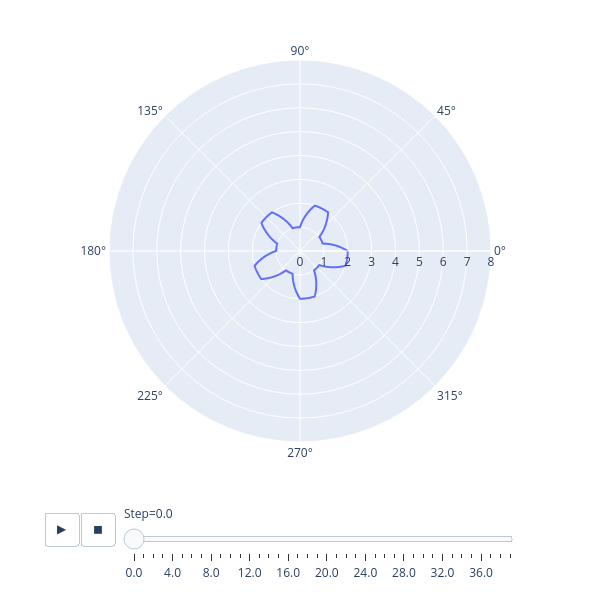

Source (notebook cell):
### Code cell
fig = px.line_polar(df, r="R", theta="TD", line_close=True,
                    range_r=[0,Rub], animation_frame="Step", 
                    direction= "counterclockwise", start_angle=0,
                    #color_discrete_sequence=px.colors.sequential.Plasma_r, 
                    #template="plotly_dark",)
                    width=600, height=600
                    )
fig.show()

### Figure 1 — Plotly figure (JSON) as saved in the notebook; plotly's stock layout.template omitted (floating-point values rounded to 4 significant figures; data arrays with more than 128 entries replaced by an {"elided": "..."} marker saying what was removed)
{"data": [{"hovertemplate": "Step=0.0<br>R=%{r}<br>TD=%{theta}<extra></extra>", "legendgroup": "", "line": {"color": "#636efa", "dash": "solid"}, "marker": {"symbol": "circle"}, "mode": "lines", "name": "", "r": {"elided": "1001 float values"}, "showlegend": false, "subplot": "polar", "theta": {"elided": "1001 float values"}, "type": "scatterpolar"}], "layout": {"height": 600, "legend": {"tracegroupgap": 0}, "margin": {"t": 60}, "polar": {"angularaxis": {"direction": "counterclockwise", "rotation": 0}, "domain": {"x": [0, 1], "y": [0, 1]}, "radialaxis": {"range": [0, 8]}}, "sliders": [{"active": 0, "currentvalue": {"prefix": "Step="}, "len": 0.9, "pad": {"b": 10, "t": 60}, "steps": [{"args": [["0.0"], {"frame": {"duration": 0, "redraw": true}, "fromcurrent": true, "mode": "immediate", "transition": {"duration": 0, "easing": "linear"}}], "label": "0.0", "method": "animate"}, {"args": [["1.0"], {"frame": {"duration": 0, "redraw": true}, "fromcurrent": true, "mode": "immediate", "transition": {"duration": 0, "easing": "linear"}}], "label": "1.0", "method": "animate"}, {"args": [["2.0"], {"frame": {"duration": 0, "redraw": true}, "fromcurrent": true, "mode": "immediate", "transition": {"duration": 0, "easing": "linear"}}], "label": "2.0", "method": "animate"}, {"args": [["3.0"], {"frame": {"duration": 0, "redraw": true}, "fromcurrent": true, "mode": "immediate", "transition": {"duration": 0, "easing": "linear"}}], "label": "3.0", "method": "animate"}, {"args": [["4.0"], {"frame": {"duration": 0, "redraw": true}, "fromcurrent": true, "mode": "immediate", "transition": {"duration": 0, "easing": "linear"}}], "label": "4.0", "method": "animate"}, {"args": [["5.0"], {"frame": {"duration": 0, "redraw": true}, "fromcurrent": true, "mode": "immediate", "transition": {"duration": 0, "easing": "linear"}}], "label": "5.0", "method": "animate"}, {"args": [["6.0"], {"frame": {"duration": 0, "redraw": true}, "fromcurrent": true, "mode": "immediate", "transition": {"duration": 0, "easing": "linear"}}], "label": "6.0", "method": "animate"}, {"args": [["7.0"], {"frame": {"duration": 0, "redraw": true}, "fromcurrent": true, "mode": "immediate", "transition": {"duration": 0, "easing": "linear"}}], "label": "7.0", "method": "animate"}, {"args": [["8.0"], {"frame": {"duration": 0, "redraw": true}, "fromcurrent": true, "mode": "immediate", "transition": {"duration": 0, "easing": "linear"}}], "label": "8.0", "method": "animate"}, {"args": [["9.0"], {"frame": {"duration": 0, "redraw": true}, "fromcurrent": true, "mode": "immediate", "transition": {"duration": 0, "easing": "linear"}}], "label": "9.0", "method": "animate"}, {"args": [["10.0"], {"frame": {"duration": 0, "redraw": true}, "fromcurrent": true, "mode": "immediate", "transition": {"duration": 0, "easing": "linear"}}], "label": "10.0", "method": "animate"}, {"args": [["11.0"], {"frame": {"duration": 0, "redraw": true}, "fromcurrent": true, "mode": "immediate", "transition": {"duration": 0, "easing": "linear"}}], "label": "11.0", "method": "animate"}, {"args": [["12.0"], {"frame": {"duration": 0, "redraw": true}, "fromcurrent": true, "mode": "immediate", "transition": {"duration": 0, "easing": "linear"}}], "label": "12.0", "method": "animate"}, {"args": [["13.0"], {"frame": {"duration": 0, "redraw": true}, "fromcurrent": true, "mode": "immediate", "transition": {"duration": 0, "easing": "linear"}}], "label": "13.0", "method": "animate"}, {"args": [["14.0"], {"frame": {"duration": 0, "redraw": true}, "fromcurrent": true, "mode": "immediate", "transition": {"duration": 0, "easing": "linear"}}], "label": "14.0", "method": "animate"}, {"args": [["15.0"], {"frame": {"duration": 0, "redraw": true}, "fromcurrent": true, "mode": "immediate", "transition": {"duration": 0, "easing": "linear"}}], "label": "15.0", "method": "animate"}, {"args": [["16.0"], {"frame": {"duration": 0, "redraw": true}, "fromcurrent": true, "mode": "immediate", "transition": {"duration": 0, "easing": "linear"}}], "label": "16.0", "method": "animate"}, {"args": [["17.0"], {"frame": {"duration": 0, "redraw": true}, "fromcurrent": true, "mode": "immediate", "transition": {"duration": 0, "easing": "linear"}}], "label": "17.0", "method": "animate"}, {"args": [["18.0"], {"frame": {"duration": 0, "redraw": true}, "fromcurrent": true, "mode": "immediate", "transition": {"duration": 0, "easing": "linear"}}], "label": "18.0", "method": "animate"}, {"args": [["19.0"], {"frame": {"duration": 0, "redraw": true}, "fromcurrent": true, "mode": "immediate", "transition": {"duration": 0, "easing": "linear"}}], "label": "19.0", "method": "animate"}, {"args": [["20.0"], {"frame": {"duration": 0, "redraw": true}, "fromcurrent": true, "mode": "immediate", "transition": {"duration": 0, "easing": "linear"}}], "label": "20.0", "method": "animate"}, {"args": [["21.0"], {"frame": {"duration": 0, "redraw": true}, "fromcurrent": true, "mode": "immediate", "transition": {"duration": 0, "easing": "linear"}}], "label": "21.0", "method": "animate"}, {"args": [["22.0"], {"frame": {"duration": 0, "redraw": true}, "fromcurrent": true, "mode": "immediate", "transition": {"duration": 0, "easing": "linear"}}], "label": "22.0", "method": "animate"}, {"args": [["23.0"], {"frame": {"duration": 0, "redraw": true}, "fromcurrent": true, "mode": "immediate", "transition": {"duration": 0, "easing": "linear"}}], "label": "23.0", "method": "animate"}, {"args": [["24.0"], {"frame": {"duration": 0, "redraw": true}, "fromcurrent": true, "mode": "immediate", "transition": {"duration": 0, "easing": "linear"}}], "label": "24.0", "method": "animate"}, {"args": [["25.0"], {"frame": {"duration": 0, "redraw": true}, "fromcurrent": true, "mode": "immediate", "transition": {"duration": 0, "easing": "linear"}}], "label": "25.0", "method": "animate"}, {"args": [["26.0"], {"frame": {"duration": 0, "redraw": true}, "fromcurrent": true, "mode": "immediate", "transition": {"duration": 0, "easing": "linear"}}], "label": "26.0", "method": "animate"}, {"args": [["27.0"], {"frame": {"duration": 0, "redraw": true}, "fromcurrent": true, "mode": "immediate", "transition": {"duration": 0, "easing": "linear"}}], "label": "27.0", "method": "animate"}, {"args": [["28.0"], {"frame": {"duration": 0, "redraw": true}, "fromcurrent": true, "mode": "immediate", "transition": {"duration": 0, "easing": "linear"}}], "label": "28.0", "method": "animate"}, {"args": [["29.0"], {"frame": {"duration": 0, "redraw": true}, "fromcurrent": true, "mode": "immediate", "transition": {"duration": 0, "easing": "linear"}}], "label": "29.0", "method": "animate"}, {"args": [["30.0"], {"frame": {"duration": 0, "redraw": true}, "fromcurrent": true, "mode": "immediate", "transition": {"duration": 0, "easing": "linear"}}], "label": "30.0", "method": "animate"}, {"args": [["31.0"], {"frame": {"duration": 0, "redraw": true}, "fromcurrent": true, "mode": "immediate", "transition": {"duration": 0, "easing": "linear"}}], "label": "31.0", "method": "animate"}, {"args": [["32.0"], {"frame": {"duration": 0, "redraw": true}, "fromcurrent": true, "mode": "immediate", "transition": {"duration": 0, "easing": "linear"}}], "label": "32.0", "method": "animate"}, {"args": [["33.0"], {"frame": {"duration": 0, "redraw": true}, "fromcurrent": true, "mode": "immediate", "transition": {"duration": 0, "easing": "linear"}}], "label": "33.0", "method": "animate"}, {"args": [["34.0"], {"frame": {"duration": 0, "redraw": true}, "fromcurrent": true, "mode": "immediate", "transition": {"duration": 0, "easing": "linear"}}], "label": "34.0", "method": "animate"}, {"args": [["35.0"], {"frame": {"duration": 0, "redraw": true}, "fromcurrent": true, "mode": "immediate", "transition": {"duration": 0, "easing": "linear"}}], "label": "35.0", "method": "animate"}, {"args": [["36.0"], {"frame": {"duration": 0, "redraw": true}, "fromcurrent": true, "mode": "immediate", "transition": {"duration": 0, "easing": "linear"}}], "label": "36.0", "method": "animate"}, {"args": [["37.0"], {"frame": {"duration": 0, "redraw": true}, "fromcurrent": true, "mode": "immediate", "transition": {"duration": 0, "easing": "linear"}}], "label": "37.0", "method": "animate"}, {"args": [["38.0"], {"frame": {"duration": 0, "redraw": true}, "fromcurrent": true, "mode": "immediate", "transition": {"duration": 0, "easing": "linear"}}], "label": "38.0", "method": "animate"}, {"args": [["39.0"], {"frame": {"duration": 0, "redraw": true}, "fromcurrent": true, "mode": "immediate", "transition": {"duration": 0, "easing": "linear"}}], "label": "39.0", "method": "animate"}], "x": 0.1, "xanchor": "left", "y": 0, "yanchor": "top"}], "updatemenus": [{"buttons": [{"args": [null, {"frame": {"duration": 500, "redraw": true}, "fromcurrent": true, "mode": "immediate", "transition": {"duration": 500, "easing": "linear"}}], "label": "&#9654;", "method": "animate"}, {"args": [[null], {"frame": {"duration": 0, "redraw": true}, "fromcurrent": true, "mode": "immediate", "transition": {"duration": 0, "easing": "linear"}}], "label": "&#9724;", "method": "animate"}], "direction": "left", "pad": {"r": 10, "t": 70}, "showactive": false, "type": "buttons", "x": 0.1, "xanchor": "right", "y": 0, "yanchor": "top"}], "width": 600}}
